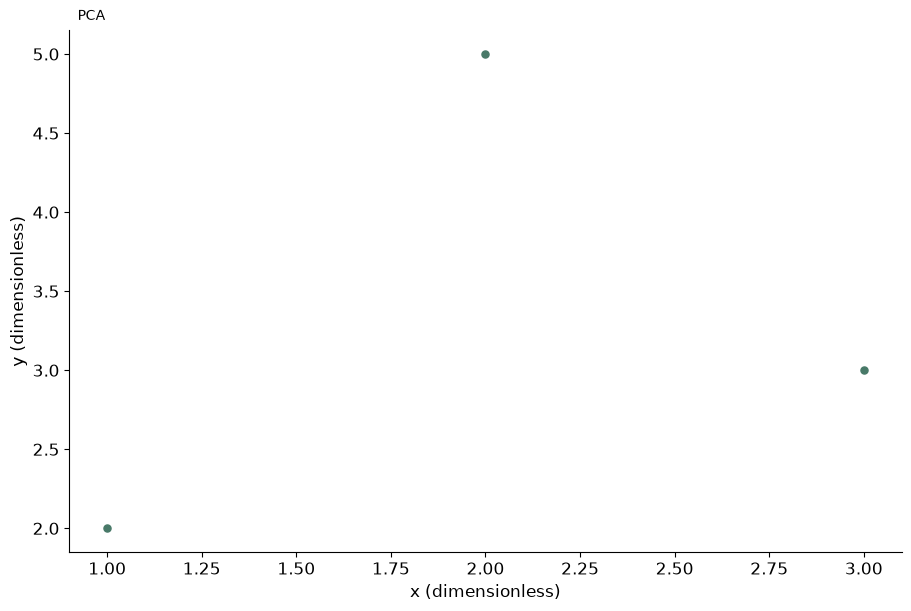

Write the Python code that produced this figure.
# Tuyan deterministic figure renderer v1; values are immutable source data.
import json
import math
import numpy as np
import matplotlib
matplotlib.use('Agg')
import matplotlib.pyplot as plt
from matplotlib.patches import Circle
from matplotlib.colors import ListedColormap, BoundaryNorm
d = json.loads("{\"type\":\"ordination\",\"rows\":[{\"x\":1,\"y\":2,\"size\":2},{\"x\":2,\"y\":5,\"size\":4},{\"x\":3,\"y\":3,\"size\":3}],\"units\":{\"value\":\"dimensionless\",\"x\":\"dimensionless\",\"y\":\"dimensionless\",\"size\":\"dimensionless\",\"low\":\"dimensionless\",\"high\":\"dimensionless\",\"start\":\"dimensionless\",\"end\":\"dimensionless\",\"effect\":\"dimensionless\",\"p\":\"dimensionless\",\"mean\":\"dimensionless\",\"fpr\":\"dimensionless\",\"tpr\":\"dimensionless\",\"recall\":\"dimensionless\",\"precision\":\"dimensionless\",\"predicted\":\"dimensionless\",\"observed\":\"dimensionless\",\"count\":\"dimensionless\",\"a\":\"dimensionless\",\"b\":\"dimensionless\",\"se\":\"dimensionless\",\"u\":\"dimensionless\",\"v\":\"dimensionless\",\"time\":\"dimensionless\",\"event\":\"dimensionless\"},\"options\":{\"bandwidth\":0.5,\"bins\":5,\"nullValue\":0,\"initialValue\":0,\"levels\":[0.5,1,1.5]},\"analysis\":{\"method\":\"pca\",\"description\":\"Synthetic precomputed QA values; not a statistical analysis of research data.\",\"pKind\":\"p\"},\"variants\":[],\"pixels\":1024,\"plotStyle\":{\"width\":9,\"height\":6,\"fontSize\":12}}")
r, kind, opt = d['rows'], d['type'], d['options']
plt.rcParams.update({'font.size':d['plotStyle']['fontSize']})
fig, ax = plt.subplots(figsize=(d['plotStyle']['width'], d['plotStyle']['height']), layout='constrained')
fig.set_facecolor('white')
fig._tuyan_target_pixels = d['pixels']
colors = ['#487968','#c58b53','#647da6','#a77592','#a5a659']
labels = [str(row.get('label',i+1)) for i,row in enumerate(r)]
unit = d['units']
def col(name):
    return np.array([row[name] for row in r], dtype=float)
def grouped():
    names = list(dict.fromkeys([str(row.get('group','Data')) for row in r]))
    return names, [np.array([row['value'] for row in r if str(row.get('group','Data')) == name], dtype=float) for name in names]
def density(values):
    # User-specified positive bandwidth; no concealed automatic inference.
    bw=float(opt['bandwidth'])
    grid=np.linspace(float(min(values))-3*bw,float(max(values))+3*bw,256)
    z=(grid[:,None]-values[None,:])/bw
    return grid,np.exp(-0.5*z*z).mean(axis=1)/(bw*math.sqrt(2*math.pi))
if kind in ['bar','dotplot','lollipop','forest']:
    y=np.arange(len(r)); values=col('value')
    if kind=='bar':
        bars=ax.barh(y,values,color=colors[0]); assert np.allclose([b.get_width() for b in bars],values)
    elif kind=='lollipop':
        ax.hlines(y,0,values,color=colors[0]); ax.scatter(values,y,color=colors[0])
    elif kind=='forest':
        ax.errorbar(values,y,xerr=np.vstack([values-col('low'),col('high')-values]),fmt='o',color=colors[0],capsize=3)
        ax.axvline(float(opt['nullValue']),color='#969e96',linestyle='--')
    else: ax.scatter(values,y,color=colors[0])
    ax.set_yticks(y,labels);ax.invert_yaxis();ax.set_xlabel(unit['value'])
elif kind in ['dumbbell','gantt']:
    y=np.arange(len(r));start,end=col('start'),col('end')
    if kind=='gantt': ax.barh(y,end-start,left=start,color=colors[0])
    else:
        ax.hlines(y,start,end,color='#9da99e');ax.scatter(start,y,label=opt.get('startLabel','Start'),color=colors[0]);ax.scatter(end,y,label=opt.get('endLabel','End'),color=colors[1]);ax.legend()
    ax.set_yticks(y,labels);ax.invert_yaxis();ax.set_xlabel(unit['start'])
elif kind=='waterfall':
    values=col('value');start=float(opt['initialValue'])+np.r_[0,np.cumsum(values)[:-1]]
    ax.bar(np.arange(len(r)),values,bottom=start,color=[colors[0] if v>=0 else colors[1] for v in values]);ax.set_xticks(np.arange(len(r)),labels,rotation=30);ax.set_ylabel(unit['value']);ax.axhline(0,color='#adb3a9')
elif kind=='histogram':
    values=col('value');counts,edges=np.histogram(values,bins=opt['bins'])
    assert int(counts.sum())==len(values)
    artists=ax.bar(edges[:-1],counts,width=np.diff(edges),align='edge',color=colors[0],edgecolor='white')
    assert np.allclose([p.get_height() for p in artists],counts)
    ax.set_xlabel(unit['value']);ax.set_ylabel('Count')
elif kind=='stripplot':
    names,groups=grouped()
    for i,values in enumerate(groups):ax.scatter(np.full(len(values),i),values,color=colors[i%len(colors)],s=22,alpha=.7)
    ax.set_xticks(np.arange(len(names)),names);ax.set_ylabel(unit['value'])
elif kind in ['boxplot','violin','raincloud','density','ridgeline']:
    names,groups=grouped()
    if kind=='boxplot': ax.boxplot(groups,whis=1.5,showfliers=True);ax.set_xticks(np.arange(len(names))+1,names);ax.set_ylabel(unit['value'])
    elif kind=='violin':
        # bw_method is explicit to avoid a hidden bandwidth choice.
        ax.violinplot(groups,showmeans=False,showmedians=True,bw_method=float(opt['bandwidth']));ax.set_xticks(np.arange(len(names))+1,names);ax.set_ylabel(unit['value'])
    else:
        for i,values in enumerate(groups):
            grid,pdf=density(values); color=colors[i%len(colors)]
            if kind=='density': ax.plot(grid,pdf,color=color,label=names[i])
            else:
                base=float(i);scale=0.65/max(pdf) if max(pdf)>0 else 1
                ax.fill_between(grid,base,base+pdf*scale,color=color,alpha=0.45)
                if kind=='raincloud':
                    ax.scatter(values,np.full(len(values),base-0.15),color=color,s=15)
                    ax.boxplot([values],positions=[base-0.35],vert=False,widths=.15,whis=1.5,manage_ticks=False)
        ax.set_xlabel(unit['value'])
        if kind=='density':ax.set_ylabel('Density');ax.legend()
        else:ax.set_yticks(np.arange(len(names)),names)
elif kind=='ecdf':
    values=np.sort(col('value')); p=np.arange(1,len(values)+1)/len(values)
    line=ax.step(values,p,where='post',color=colors[0])[0];assert np.allclose(line.get_ydata(),p)
    ax.set_xlabel(unit['value']);ax.set_ylabel('Cumulative proportion');ax.set_ylim(0,1)
elif kind in ['line','area','scatter','bubble','ordination','ma_plot','volcano','roc','pr_curve','calibration','bland_altman','funnel_meta']:
    xname,yname='x','y'
    if kind=='ma_plot':xname,yname='mean','effect'
    if kind=='roc':xname,yname='fpr','tpr'
    if kind=='pr_curve':xname,yname='recall','precision'
    if kind=='calibration':xname,yname='predicted','observed'
    if kind=='funnel_meta':xname,yname='effect','se'
    if kind=='volcano':x=col('effect');y=-np.log10(col('p'));xlabel='Effect ('+unit['effect']+')';ylabel='-log10('+d['analysis']['pKind']+')'
    elif kind=='bland_altman':
        a,b=col('a'),col('b');x=(a+b)/2;y=a-b;bias=np.mean(y);sd=np.std(y,ddof=1)
        for line,label in [(bias,'Mean difference'),(bias-1.96*sd,'Lower agreement limit'),(bias+1.96*sd,'Upper agreement limit')]:ax.axhline(line,color='#9a9f96',linestyle='--',label=label)
        ax.legend(fontsize=8);xlabel='Mean ('+unit['a']+')';ylabel='A - B ('+unit['a']+')'
    else:x,y=col(xname),col(yname);xlabel=xname+' ('+unit[xname]+')';ylabel=yname+' ('+unit[yname]+')'
    if kind in ['line','area','roc','pr_curve','calibration']:
        order=np.lexsort((y,x)) if kind=='roc' else np.argsort(x,kind='stable');x,y=x[order],y[order]
        artist=ax.plot(x,y,color=colors[0],marker='o',markersize=3)[0];assert np.allclose(artist.get_ydata(),y)
        if kind=='area':ax.fill_between(x,0,y,color=colors[0],alpha=.25)
    else:
        artist=ax.scatter(x,y,s=col('size')*float(opt.get('areaScale',20)) if kind=='bubble' else 26,color=colors[0]);assert np.allclose(artist.get_offsets(),np.column_stack([x,y]))
    ax.set_xlabel(xlabel);ax.set_ylabel(ylabel)
    if kind=='bubble':
        handles,legend_labels=artist.legend_elements(prop='sizes',num=3,func=lambda size:size/float(opt.get('areaScale',20)))
        ax.legend(handles,legend_labels,title='Area ('+unit['size']+')',fontsize=8)
    if kind in ['roc','calibration']:ax.plot([0,1],[0,1],linestyle='--',color='#adb3a9');ax.set_xlim(0,1);ax.set_ylim(0,1)
    if kind=='pr_curve':ax.set_xlim(0,1);ax.set_ylim(0,1)
    if kind=='funnel_meta':ax.invert_yaxis()
    if kind=='ordination':ax.text(.01,1.02,d['analysis']['method'].upper(),transform=ax.transAxes,fontsize=10)
elif kind in ['heatmap','adjacency_matrix','correlation_matrix','confusion_matrix','bubble_matrix','binary_matrix']:
    names_y=list(dict.fromkeys([str(row['row']) for row in r]));names_x=list(dict.fromkeys([str(row['column']) for row in r]))
    matrix=np.full((len(names_y),len(names_x)),np.nan)
    for row in r:matrix[names_y.index(str(row['row'])),names_x.index(str(row['column']))]=row['value']
    if kind=='bubble_matrix':
        for row in r:ax.scatter(names_x.index(str(row['column'])),names_y.index(str(row['row'])),s=row['value']*float(opt.get('areaScale',25)),color=colors[0])
        ax.invert_yaxis()
    elif kind=='binary_matrix':
        cmap=ListedColormap(['#f1f3ed','#487968']);cmap.set_bad('#b7b9b2')
        img=ax.pcolormesh(np.arange(len(names_x)+1)-.5,np.arange(len(names_y)+1)-.5,matrix,cmap=cmap,norm=BoundaryNorm([-.5,.5,1.5],2),shading='flat');ax.invert_yaxis();fig.colorbar(img,ax=ax,ticks=[0,1],label='0 absent / 1 present; grey missing')
        assert np.allclose(img.get_array(),matrix,equal_nan=True)
    else:
        img=ax.pcolormesh(np.arange(len(names_x)+1)-.5,np.arange(len(names_y)+1)-.5,matrix,cmap='RdBu_r' if kind=='correlation_matrix' else 'viridis',vmin=-1 if kind=='correlation_matrix' else None,vmax=1 if kind=='correlation_matrix' else None,shading='flat');ax.invert_yaxis();fig.colorbar(img,ax=ax,label=unit['value'])
        assert np.allclose(img.get_array(),matrix,equal_nan=True)
    ax.set_xticks(np.arange(len(names_x)),names_x,rotation=40,ha='right');ax.set_yticks(np.arange(len(names_y)),names_y)
    if kind=='confusion_matrix':ax.set_xlabel('Predicted class');ax.set_ylabel('True class')
elif kind=='pie':
    values=col('value');wedges,_=ax.pie(values,labels=labels,colors=colors,normalize=True)
    assert np.allclose([(w.theta2-w.theta1)/360 for w in wedges],values/sum(values),atol=1e-6)
elif kind=='rose':
    fig.delaxes(ax);ax=fig.add_subplot(111,projection='polar');values=col('value');theta=np.arange(len(r))*2*np.pi/len(r)
    ax.bar(theta,np.sqrt(values),width=2*np.pi/len(r),color=colors[0],edgecolor='white');ax.set_xticks(theta,labels);ax.set_ylabel('Radius = sqrt(value)')
elif kind in ['gene_track','protein_domain']:
    start,end=col('start'),col('end');ax.barh(np.arange(len(r)),end-start,left=start,color=colors[0]);ax.set_yticks(np.arange(len(r)),labels);ax.set_xlabel(unit['start']);ax.invert_yaxis()
elif kind=='vector_field':
    artist=ax.quiver(col('x'),col('y'),col('u'),col('v'),angles='xy',scale_units='xy',scale=1,color=colors[0]);ax.set_xlabel(unit['x']);ax.set_ylabel(unit['y']);ax.set_aspect('equal')
elif kind=='contour':
    xs=np.unique(col('x'));ys=np.unique(col('y'));z=np.full((len(ys),len(xs)),np.nan)
    for row in r:z[list(ys).index(row['y']),list(xs).index(row['x'])]=row['value']
    cs=ax.contour(xs,ys,z,levels=opt['levels'])
    for label in ax.clabel(cs,inline=False,fontsize=8):label.set_bbox({'facecolor':'white','edgecolor':'none','pad':1})
    ax.set_xlabel(unit['x']);ax.set_ylabel(unit['y'])
elif kind=='kaplan_meier':
    names=list(dict.fromkeys([str(row.get('group','Data')) for row in r]))
    for i,name in enumerate(names):
        data=[row for row in r if str(row.get('group','Data'))==name];times=sorted(set(row['time'] for row in data));xs=[0.];ys=[1.];s=1.
        for t in times:
            risk=sum(row['time']>=t for row in data);events=sum(row['time']==t and row['event']==1 for row in data)
            s=s*(1-events/risk);xs.append(t);ys.append(s)
            cens=sum(row['time']==t and row['event']==0 for row in data)
            if cens:ax.plot(t,s,marker='+',color=colors[i%len(colors)])
        ax.step(xs,ys,where='post',label=name,color=colors[i%len(colors)])
    ax.set_ylim(0,1.03);ax.set_ylabel('Survival probability (no CI estimated)');ax.set_xlabel(unit['time']);ax.legend()
elif kind in ['venn','upset']:
    names=[row['set'] for row in r];sets=[set(row['members']) for row in r];members=set().union(*sets);counts={}
    for item in members:
        mask=tuple(item in s for s in sets);counts[mask]=counts.get(mask,0)+1
    if kind=='venn':
        for x,color,name in [(0.4,colors[0],names[0]),(.65,colors[1],names[1])]:ax.add_patch(Circle((x,.5),.23,facecolor=color,alpha=.25));ax.text(x,.78,name,ha='center')
        for x,key in [(.29,(True,False)),(.525,(True,True)),(.76,(False,True))]:ax.text(x,.5,str(counts.get(key,0)),ha='center')
        ax.set_xlim(0,1.05);ax.set_ylim(0,1);ax.set_aspect('equal');ax.axis('off');ax.text(.5,.1,'Areas are schematic; labels show exact counts',ha='center',fontsize=8)
    else:
        masks=sorted(counts,key=lambda m:(-counts[m],m));ax.bar(np.arange(len(masks)),[counts[m] for m in masks],color=colors[0]);ax.set_xticks(np.arange(len(masks)),[' & '.join(names[i] for i,v in enumerate(m) if v) for m in masks],rotation=35,ha='right');ax.set_ylabel('Exclusive intersection size')
        # Membership matrix below bars is necessary to distinguish UpSet from a bar chart.
        matrix_ax=ax.inset_axes([0,-.48,1,.27]);matrix_ax.set_xlim(-.5,len(masks)-.5)
        for j,m in enumerate(masks):
            ys=[i for i,v in enumerate(m) if v];matrix_ax.plot([j]*len(ys),ys,color=colors[0]);matrix_ax.scatter([j]*len(names),np.arange(len(names)),color=[colors[0] if v else '#dde1d8' for v in m])
        matrix_ax.set_yticks(np.arange(len(names)),names);matrix_ax.set_xticks([]);matrix_ax.invert_yaxis()

checks={}
computed={}
def audit(name,actual,expected,atol=1e-8):
    a=np.asarray(actual,dtype=float);e=np.asarray(expected,dtype=float)
    assert a.shape==e.shape and np.allclose(a,e,rtol=1e-7,atol=atol,equal_nan=True), 'Numeric artist mismatch: '+name
    mask=np.isfinite(a)&np.isfinite(e)
    error=float(np.max(np.abs(a[mask]-e[mask]))) if np.any(mask) else 0.
    checks[name]={'count':int(a.size),'absoluteError':error,'passed':True}
if kind=='bar':audit('bar_widths',[p.get_width() for p in ax.patches],col('value'))
elif kind in ['dotplot','lollipop']:audit('point_values',ax.collections[-1].get_offsets()[:,0],col('value'))
elif kind=='forest':
    audit('point_estimates',ax.lines[0].get_xdata(),col('value'))
    audit('intervals',np.array(ax.collections[0].get_segments())[:,:,0],np.column_stack([col('low'),col('high')]))
elif kind=='dumbbell':
    audit('start_points',ax.collections[1].get_offsets()[:,0],col('start'));audit('end_points',ax.collections[2].get_offsets()[:,0],col('end'))
elif kind=='gantt':
    audit('interval_start',[p.get_x() for p in ax.patches],col('start'));audit('interval_width',[p.get_width() for p in ax.patches],col('end')-col('start'))
elif kind=='waterfall':
    audit('increments',[p.get_height() for p in ax.patches],col('value'));audit('cumulative_baselines',[p.get_y() for p in ax.patches],float(opt['initialValue'])+np.r_[0,np.cumsum(col('value'))[:-1]])
    computed['cumulativeValues']=(float(opt['initialValue'])+np.cumsum(col('value'))).tolist()
elif kind=='histogram':
    audit('bin_heights',[p.get_height() for p in ax.patches],counts);audit('total_count',[sum(p.get_height() for p in ax.patches)],[len(r)]);computed['binEdges']=edges.tolist();computed['binCounts']=counts.tolist()
elif kind=='stripplot':
    for i,values in enumerate(groups):audit('observations_'+str(i),ax.collections[i].get_offsets()[:,1],values)
elif kind=='boxplot':
    for i,values in enumerate(groups):audit('median_'+str(i),ax.lines[i*7+5].get_ydata(),[np.median(values)]*2)
elif kind=='violin':
    medians=ax.collections[-1].get_segments();audit('medians',[x[0,1] for x in medians],[np.median(v) for v in groups])
elif kind in ['density','ridgeline','raincloud']:
    computed['bandwidth']=float(opt['bandwidth']);computed['groupSizes']=[len(v) for v in groups]
    for i,values in enumerate(groups):
        grid,pdf=density(values)
        if kind=='density':audit('density_'+str(i),ax.lines[i].get_ydata(),pdf)
        else:
            top=np.column_stack([grid,i+pdf*(.65/max(pdf))]);bottom=np.column_stack([grid,np.full(len(grid),i)])
            expected=np.vstack([top[0],bottom,top[-1],top[::-1],top[0]])
            audit('density_polygon_'+str(i),ax.collections[i*(2 if kind=='raincloud' else 1)].get_paths()[0].vertices,expected)
        if kind=='raincloud':audit('observations_'+str(i),ax.collections[i*2+1].get_offsets()[:,0],values)
elif kind=='ecdf':
    audit('ecdf_sorted_values',ax.lines[0].get_xdata(),np.sort(col('value')));audit('ecdf_probability',ax.lines[0].get_ydata(),np.arange(1,len(r)+1)/len(r))
elif kind in ['line','area','roc','pr_curve','calibration']:audit('plotted_xy',np.column_stack([artist.get_xdata(),artist.get_ydata()]),np.column_stack([x,y]))
elif kind in ['scatter','bubble','ordination','ma_plot','volcano','bland_altman','funnel_meta']:
    audit('point_coordinates',artist.get_offsets(),np.column_stack([x,y]))
    if kind=='bubble':audit('marker_area',artist.get_sizes(),col('size')*float(opt.get('areaScale',20)))
    if kind=='volcano':computed['negativeLog10P']=y.tolist()
    if kind=='bland_altman':
        audit('agreement_limits',[ln.get_ydata()[0] for ln in ax.lines[:3]],[bias,bias-1.96*sd,bias+1.96*sd]);computed.update({'meanDifference':float(bias),'sampleSdDifference':float(sd),'limits':[float(bias-1.96*sd),float(bias+1.96*sd)]})
elif kind in ['heatmap','adjacency_matrix','correlation_matrix','confusion_matrix','binary_matrix']:audit('matrix_cells',img.get_array(),matrix);computed['missingCells']=int(np.isnan(matrix).sum())
elif kind=='bubble_matrix':audit('marker_areas',[c.get_sizes()[0] for c in ax.collections],col('value')*float(opt.get('areaScale',25)))
elif kind=='pie':audit('angular_proportions',[(w.theta2-w.theta1)/360 for w in wedges],col('value')/sum(col('value')),1e-6)
elif kind=='rose':audit('area_proportions',[p.get_height()**2 for p in ax.patches],col('value'))
elif kind=='vector_field':audit('vectors',np.column_stack([artist.U,artist.V]),np.column_stack([col('u'),col('v')]))
elif kind=='contour':
    audit('contour_levels',cs.levels,opt['levels'])
    for level,path in zip(cs.levels,cs.get_paths()):
        points=path.vertices
        if len(points)==0:continue
        assert np.all(points[:,0]>=xs[0]) and np.all(points[:,0]<=xs[-1]) and np.all(points[:,1]>=ys[0]) and np.all(points[:,1]<=ys[-1]), 'Contour outside data grid'
        ix=np.clip(np.searchsorted(xs,points[:,0],side='right')-1,0,len(xs)-2);iy=np.clip(np.searchsorted(ys,points[:,1],side='right')-1,0,len(ys)-2)
        tx=(points[:,0]-xs[ix])/(xs[ix+1]-xs[ix]);ty=(points[:,1]-ys[iy])/(ys[iy+1]-ys[iy])
        interpolated=(1-tx)*(1-ty)*z[iy,ix]+tx*(1-ty)*z[iy,ix+1]+(1-tx)*ty*z[iy+1,ix]+tx*ty*z[iy+1,ix+1]
        audit('contour_vertices_'+str(float(level)),interpolated,np.full(len(points),level))
    computed['gridShape']=list(z.shape)
elif kind=='kaplan_meier':
    survival_lines=[ln for ln in ax.lines if ln.get_drawstyle()=='steps-post']
    for i,name in enumerate(names):
        data=[row for row in r if str(row.get('group','Data'))==name];prob=1.;expected=[1.]
        for t in sorted(set(row['time'] for row in data)):
            prob*=1-sum(row['time']==t and row['event']==1 for row in data)/sum(row['time']>=t for row in data);expected.append(prob)
        audit('survival_'+str(i),survival_lines[i].get_ydata(),expected)
        computed[name]={'survival':expected}
elif kind=='venn':audit('intersection_labels',[float(t.get_text()) for t in ax.texts[2:5]],[counts.get((True,False),0),counts.get((True,True),0),counts.get((False,True),0)])
elif kind=='upset':audit('exclusive_intersections',[p.get_height() for p in ax.patches],[counts[m] for m in masks]);audit('union_size',[sum(p.get_height() for p in ax.patches)],[len(members)])
assert checks, 'Missing numeric audit for '+kind
fig._tuyan_validation={'typeId':kind,'checks':checks,'computations':computed,'analysis':d['analysis'],'suppliedFields':list(r[0]),'dataSourcePolicy':'User supplied values; artist checks do not establish source authenticity or study validity.'}

for collection in fig.findobj(matplotlib.collections.Collection):collection.set_rasterized(False)
for spine in ['top','right']:
    if spine in ax.spines: ax.spines[spine].set_visible(False)
